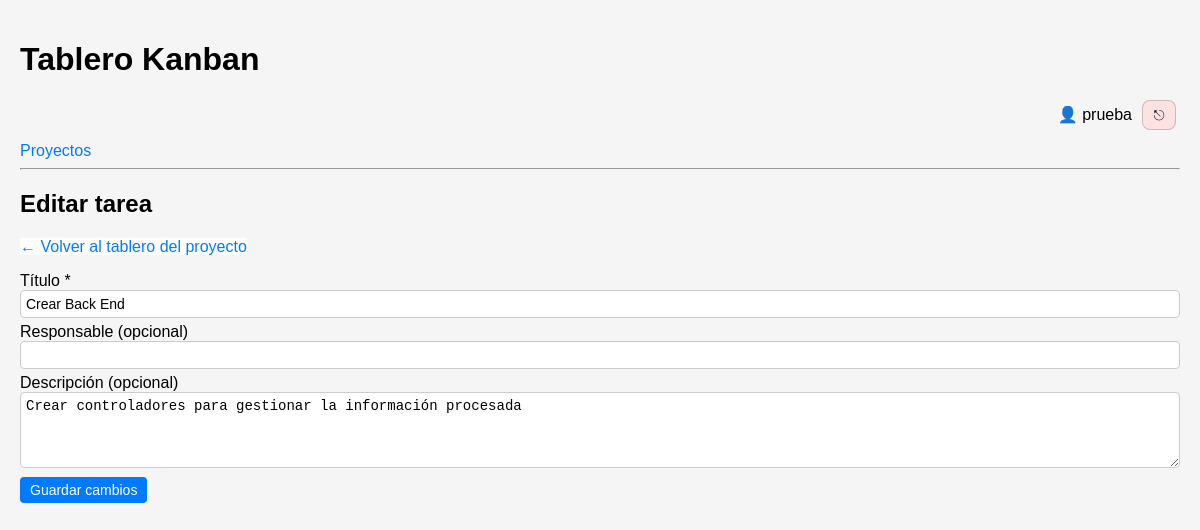
The app's page /?controller=tasks&action=edit&id=7&project_id=2 (signed in), older data.
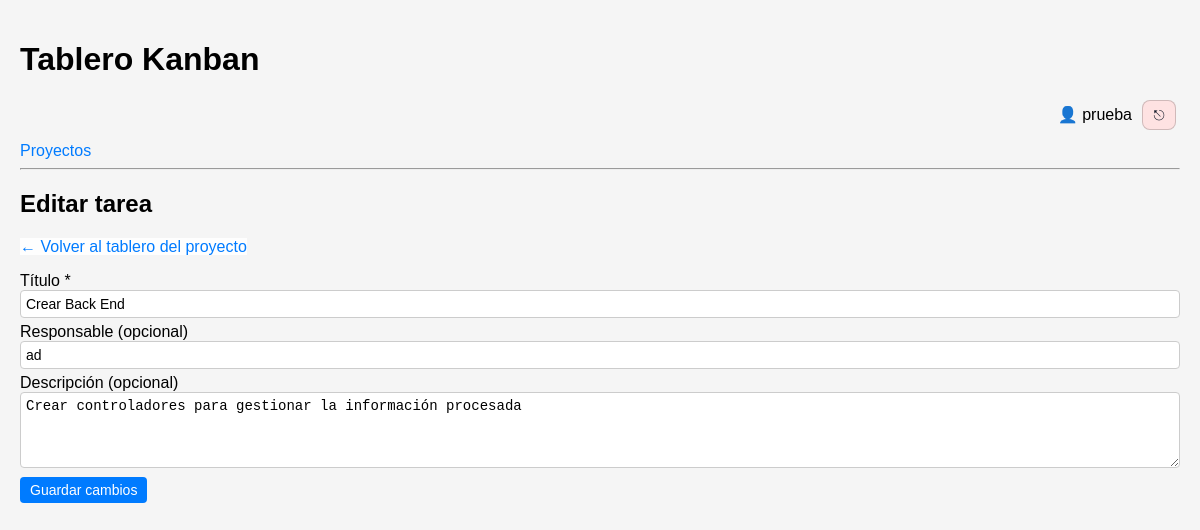
The same page, newer data.
### tables this page shows
CREATE TABLE `tasks` (
  `id` int(11) NOT NULL,
  `project_id` int(11) NOT NULL,
  `column_id` int(11) NOT NULL,
  `title` varchar(255) NOT NULL,
  `responsible` varchar(120) DEFAULT NULL,
  `responsible_user_id` int(11) DEFAULT NULL,
  `description` text DEFAULT NULL,
  `order` int(11) DEFAULT 0,
  `created_at` datetime NOT NULL DEFAULT current_timestamp(),
  `due_date` datetime DEFAULT NULL,
  `completed_at` datetime DEFAULT NULL,
  `created_by` int(11) DEFAULT NULL,
  `updated_by` int(11) DEFAULT NULL
);

### core/BaseController.php (called while the page is built, shortened)
<?php
abstract class BaseController
{
    protected function render(string $view, array $params = []): void
    {
        include __DIR__ . '/../app/views/layout.php';
    }
}

### app/controllers/TasksController.php (called while the page is built, shortened)
<?php
require_once __DIR__ . '/../../core/BaseController.php';
require_once __DIR__ . '/../models/Task.php';
class TasksController extends BaseController
{
    public function edit(): void
    {
        $projectId = (int)($_GET['project_id'] ?? 0);
        $taskId    = (int)($_GET['id'] ?? 0);
        $task = Task::find($taskId);
        $this->render('tasks/edit', [
            'task'      => $task,
            'projectId' => $projectId,
        ]);
    }
}

### public/index.php (called while the page is built, shortened)
<?php
$actionName     = $_GET['action'] ?? 'index';
$controller = new $controllerClass();
try {
    $controller->$actionName();
} catch (Exception $e) {
    echo "<h1>Error</h1>";
    echo "<p>" . htmlspecialchars($e->getMessage()) . "</p>";
}

### app/models/Task.php (called while the page is built, shortened)
<?php
class Task extends Model
{
    public static function find(int $id): ?array
    {
        $db = self::db();
        $stmt = $db->prepare("SELECT * FROM tasks WHERE id = :id");
        $stmt->execute(['id' => $id]);
        $task = $stmt->fetch();
        return $task ?: null;
    }
}

### app/views/tasks/edit.php (the view, shortened to what this page needs)
<h2>Editar tarea</h2>
<p>
    <a href="<?= BASE_URL ?>?controller=projects&action=show&id=<?= (int)$projectId ?>" class="btn-secondary">
        ← Volver al tablero del proyecto
    </a>
</p>
<form method="post" action="<?= BASE_URL ?>?controller=tasks&action=update">
    <label for="title">Título *</label>
    <input type="text" id="title" name="title" required
           value="<?= htmlspecialchars($task['title']) ?>">
    <label for="responsible">Responsable (opcional)</label>
    <input type="text" id="responsible" name="responsible"
            value="<?= htmlspecialchars($task['responsible'] ?? '') ?>">
    <label for="description">Descripción (opcional)</label>
    <textarea id="description" name="description" rows="4"><?= htmlspecialchars($task['description'] ?? '') ?></textarea>
    <button type="submit">Guardar cambios</button>
</form>

Row changes from the older to the newer data that the page shows:
changed tasks "Crear Back End": responsible (not shown) → "ad"
